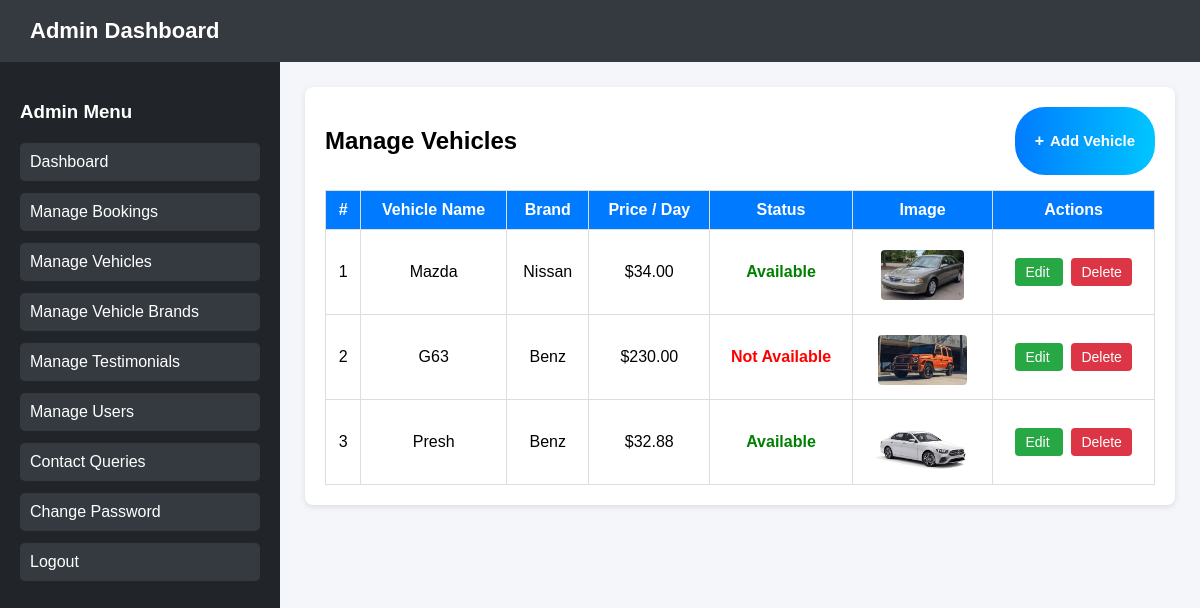
Page /dashboard/manage-vehicles/ (signed in) on the committed database.
### core/models.py (models this page shows, shortened)
class Vehicle(models.Model):
    brand = models.ForeignKey(VehicleBrand, on_delete=models.CASCADE, related_name='vehicles')
    name = models.CharField(max_length=100)
    description = models.TextField(blank=True, null=True)
    daily_rent = models.DecimalField(max_digits=10, decimal_places=2)
    image = models.ImageField(upload_to='vehicles/', blank=True, null=True)
    available = models.BooleanField(default=True)
    created_at = models.DateTimeField(auto_now_add=True)

class VehicleBrand(models.Model):
    name = models.CharField(max_length=100, unique=True)
    description = models.TextField(blank=True, null=True)

### core/views.py (the view)
# urls.py: path('dashboard/manage-vehicles/', views.admin_manage_vehicles, name='admin_manage_vehicles'),
@admin_required
def admin_manage_vehicles(request):
    vehicles = Vehicle.objects.all().order_by('-created_at')
    brands = VehicleBrand.objects.all()
    return render(request, 'admin_manage_vehicles.html', {
        'vehicles': vehicles,
        'brands': brands
    })

### core/views.py (called while the page is built)
def admin_required(view_func):
    return user_passes_test(lambda u: u.is_staff, login_url='login')(view_func)

### core/templates/admin_manage_vehicles.html (shortened to what this page needs)
{% load static %}
<!DOCTYPE html>
<html lang="en">
<head>
    <link rel="stylesheet" href="{% static 'core/style.css' %}">
</head>
<body>
<header>Admin Dashboard</header>
<div class="container">
    <nav>
        <h3>Admin Menu</h3>
        <a href="{% url 'admin_dashboard' %}">Dashboard</a>
        <a href="{% url 'admin_manage_bookings' %}">Manage Bookings</a>
        <a href="{% url 'admin_manage_vehicles' %}">Manage Vehicles</a>
        <a href="{% url 'admin_manage_brands' %}">Manage Vehicle Brands</a>
        <a href="{% url 'admin_manage_testimonials' %}">Manage Testimonials</a>
        <a href="{% url 'admin_manage_users' %}">Manage Users</a>
        <a href="{% url 'admin_queries' %}">Contact Queries</a>
        <a href="{% url 'admin_change_password' %}">Change Password</a>
        <a href="{% url 'logout' %}">Logout</a>
    </nav>
    <main>
        <div class="section">
            <div class="top-bar">
                <h2>Manage Vehicles</h2>
                <a href="javascript:void(0);" class="btn btn-add-vehicle btn-open-modal">
                    <span style="font-weight:bold; font-size:16px; margin-right:6px;">+</span> Add Vehicle
                </a>
            </div>
        {% if vehicles %}
        <table>
            <tr>
                <th>#</th>
                <th>Vehicle Name</th>
                <th>Brand</th>
                <th>Price / Day</th>
                <th>Status</th>
                <th>Image</th>
                <th>Actions</th>
            </tr>
            {% for v in vehicles %}
            <tr>
                <td>{{ forloop.counter }}</td>
                <td>{{ v.name }}</td>
                <td>{{ v.brand.name }}</td>
                <td>${{ v.daily_rent }}</td>
                <td>
                    {% if v.available %}
                        <span style="color:green; font-weight:bold;">Available</span>
                    {% else %}
                        <span style="color:red; font-weight:bold;">Not Available</span>
                    {% endif %}
                </td>
                <td>
                    {% if v.image %}
                        <img src="{{ v.image.url }}" alt="{{ v.name }}" style="height:50px; border-radius:4px;">
                    {% else %}
                        No Image
                    {% endif %}
                </td>
                <td>
                     <a href="javascript:void(0);" class="btn btn-edit btn-open-edit-modal"
                        data-id="{{ v.id }}"
                        data-name="{{ v.name }}"
                        data-brand="{{ v.brand.id }}"
                        data-description="{{ v.description }}"
                        data-daily_rent="{{ v.daily_rent }}"
                        data-available="{{ v.available }}"
                        data-image-url="{% if v.image %}{{ v.image.url }}{% endif %}">
                        Edit
                    </a>
                     <a href="javascript:void(0);" class="btn btn-delete btn-open-delete-modal"
                        data-id="{{ v.id }}">
                        Delete
                    </a>
                </td>
            </tr>
            {% endfor %}
        </table>
        {% else %}
        <p>No vehicles added yet.</p>
        {% endif %}
        </div>
    </main>
</div>
</body>
</html>

### core/static/core/style.css (style rules this page uses)
body { font-family: Arial, sans-serif; background-color: #f5f5f5; margin: 20px; }
img { border-radius: 5px; margin-top: 10px; }

### core/templates/admin_manage_vehicles.html (style rules this page uses)
body { font-family: Arial, sans-serif; margin: 0; background: #f5f6fa; }
header { background: #343a40; color: white; padding: 18px 30px; font-size: 22px; font-weight: bold; }
.container { display: flex; min-height: 92vh; }
nav { width: 240px; background: #212529; color: white; padding: 20px; }
nav h3 { margin-bottom: 20px; }
nav a { display: block; color: white; text-decoration: none; margin-bottom: 12px; padding: 10px; background: #343a40; border-radius: 5px; }
main { flex: 1; padding: 25px; }
.section { background: white; padding: 20px; border-radius: 8px; box-shadow: 0 2px 6px rgba(0,0,0,0.1); }
table { width: 100%; border-collapse: collapse; }
table th, table td { border: 1px solid #ddd; padding: 10px; text-align: center; }
table th { background: #007bff; color: white; }
.btn { padding: 6px 10px; border-radius: 4px; text-decoration: none; font-size: 14px; color: white; }
.btn-edit { background: #28a745; margin-right: 8px; }
.btn-delete { background: #dc3545; }
.top-bar { display: flex; justify-content: space-between; margin-bottom: 15px; }
.btn-add-vehicle { background: linear-gradient(90deg, #007bff, #00c6ff); color: white; padding: 10px 20px; font-size: 15px; font-weight: bold; border-radius: 30px; text-decoration: none; display: flex; align-items: center; transition: 0.3s; }

### rows in the picture
Vehicle: name "Mazda", brand.name "Nissan", daily_rent "34.00", available "Available", image (picture)
Vehicle: name "G63", brand.name "Benz", daily_rent "230.00", available "Not Available", image (picture)
Vehicle: name "Presh", brand.name "Benz", daily_rent "32.88", available "Available", image (picture)
